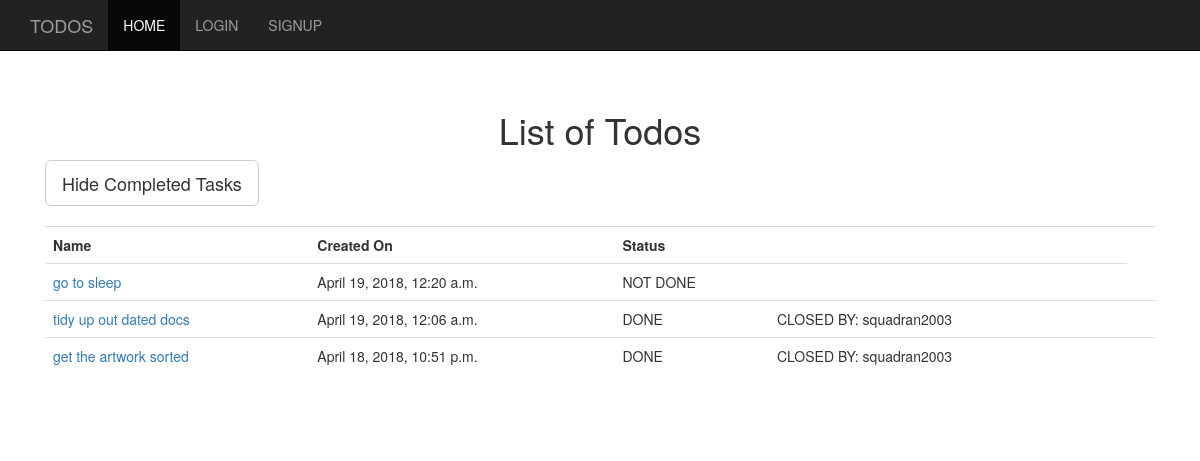
/, run on an earlier commit of the app's database.
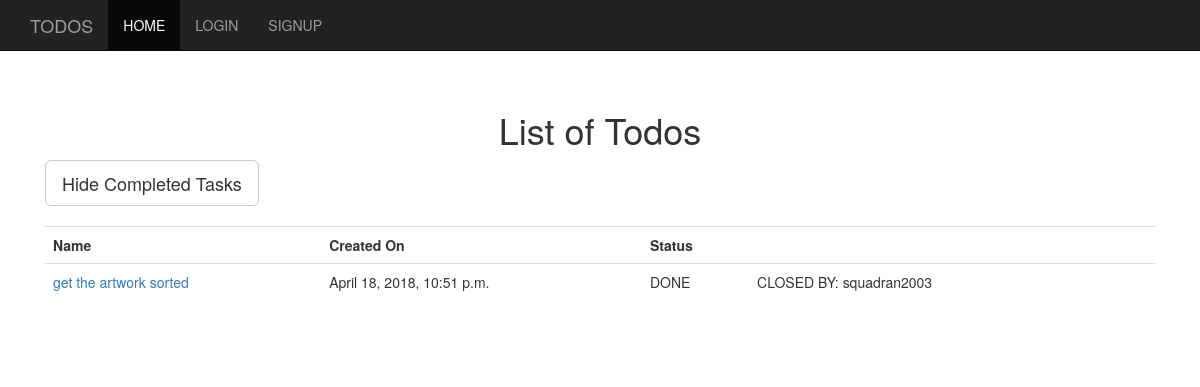
And on a later commit of the database.
### todos/models.py (models this page shows, shortened)
class Todo(models.Model):
    user = models.ForeignKey(User,on_delete=models.CASCADE)
    name = models.CharField(max_length=255)
    description = models.TextField()
    created_at = models.DateTimeField(default=timezone.now)
    class Meta:
        ordering = ['-created_at']

class Status(models.Model):
    user = models.ForeignKey(User,on_delete=models.CASCADE)
    todo = models.ForeignKey(Todo,on_delete=models.CASCADE)
    status = models.CharField(max_length=255,
                            choices=statuses,default='NOT DONE')
    changed_at = models.DateTimeField(default=timezone.now)

### django_todos/views.py (the view)
# urls.py: path('',TodolistView.as_view(),name='home'),
class TodolistView(ListView):
    model = Todo
    template_name = 'index.html'

### templates/index.html (shortened to what this page needs)
{% extends 'layout.html' %}
{% block content %}
<h1>List of Todos</h1>
<div class='text-left'>
<a href='{% url 'todos:completed' %}' class='btn btn-default btn-lg'>Hide Completed Tasks</a>
</div>
<br>
{% if not object_list %}
    <p>There are no todos</p>
{% else %}
<table class="table">
    <tr>
        <th>Name</th>
        <th>Created On</th>
        <th>Status</th>
        <th></th>
        <th></th>
        <th></th>
    </tr>
    {% for todo in object_list %}
    <tr class='text-left'>
        <td><a href='{% url 'todos:detail' pk=todo.pk %}'>{{todo.name}}</a></td>
        <td>{{todo.created_at}}</td>
        {% for task in todo.status_set.all %}
            {% if task.status == 'NOT DONE' %}
                <td>{{task.status}}</td>
            {% else %}
                <td>{{task.status}}</td>
                <td>CLOSED BY: {{task.user}}</td>
            {% endif %}
        {% endfor %}
        {% if user == todo.user%}
            <td><a href='{% url 'todos:edit' pk=todo.id %}'>EDIT</a></td>
            <td><a href='{% url 'todos:delete' pk=todo.id %}'>DELETE</a></td>
        {% else %}
            <td></td>
            <td></td>
        {% endif%}
    </tr>
    {% endfor %}
</table>
{% endif %}
{% endblock %}

### templates/layout.html (shortened to what this page needs)
{% load static from staticfiles %}
<!DOCTYPE html>
<html lang="en">
  <head>
    <link href="{% static 'css/bootstrap.min.css' %}" rel="stylesheet">
    <link href="{% static 'css/ie10-viewport-bug-workaround.css' %}" rel="stylesheet">
    <link href="{% static 'css/starter-template.css' %}" rel="stylesheet">
  </head>
  <body>
    <nav class="navbar navbar-inverse navbar-fixed-top">
      <div class="container">
        <div class="navbar-header">
          <a class="navbar-brand" href="{% url 'home' %}">TODOS</a>
        </div>
        <div id="navbar" class="collapse navbar-collapse">
          <ul class="nav navbar-nav">
            <li class="active"><a href="{% url 'home' %}">HOME</a></li>
            {% if user.is_authenticated %}
            <li><a href="{% url 'todos:add' %}">ADD</a></li>
            <li><a href="{% url 'todos:logout' %}">LOGOUT</a></li>
            {% else %}
            <li><a href="{% url 'todos:login'%}">LOGIN</a></li>
            <li><a href="{% url 'todos:signup'%}">SIGNUP</a></li>
            {% endif %}
          </ul>
        </div>
      </div>
    </nav>
    <div class="container">
      <div class="starter-template">
          {% block content %}
          {% endblock %}
      </div>
    </div>
  </body>
</html>

### static/css/starter-template.css (style rules this page uses)
body { padding-top: 50px; }
.starter-template { padding: 40px 15px; text-align: center; }

What changed in the data, as far as the page shows it:
removed Todo: name "go to sleep", created_at "April 19, 2018, 12:20 a.m."
removed Status: status "NOT DONE", shown under "go to sleep"
removed Todo: name "tidy up out dated docs", created_at "April 19, 2018, 12:06 a.m."
removed Status: status "DONE", user "squadran2003", shown under "tidy up out dated docs"
